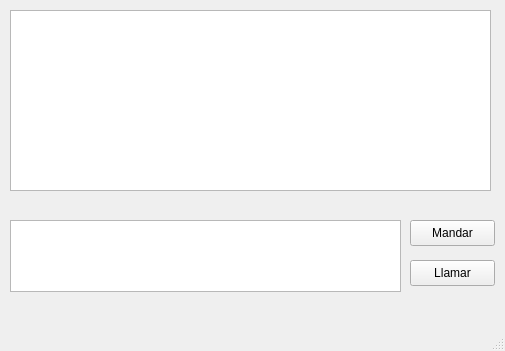
<?xml version="1.0" encoding="UTF-8"?>
<ui version="4.0">
 <class>Chat</class>
 <widget class="QMainWindow" name="Chat">
  <property name="geometry">
   <rect>
    <x>0</x>
    <y>0</y>
    <width>505</width>
    <height>351</height>
   </rect>
  </property>
  <property name="windowTitle">
   <string>Chat</string>
  </property>
  <widget class="QWidget" name="centralwidget">
   <widget class="QTextEdit" name="cajaChat">
    <property name="geometry">
     <rect>
      <x>10</x>
      <y>220</y>
      <width>391</width>
      <height>72</height>
     </rect>
    </property>
   </widget>
   <widget class="QPushButton" name="mandar">
    <property name="geometry">
     <rect>
      <x>410</x>
      <y>220</y>
      <width>85</width>
      <height>26</height>
     </rect>
    </property>
    <property name="text">
     <string>Mandar</string>
    </property>
   </widget>
   <widget class="QPlainTextEdit" name="chat">
    <property name="geometry">
     <rect>
      <x>10</x>
      <y>10</y>
      <width>481</width>
      <height>181</height>
     </rect>
    </property>
    <property name="styleSheet">
     <string notr="true">font: 10pt &quot;Sans Serif&quot;;</string>
    </property>
   </widget>
   <widget class="QPushButton" name="audio">
    <property name="geometry">
     <rect>
      <x>410</x>
      <y>260</y>
      <width>85</width>
      <height>26</height>
     </rect>
    </property>
    <property name="text">
     <string>Llamar</string>
    </property>
   </widget>
  </widget>
  <widget class="QMenuBar" name="menubar">
   <property name="geometry">
    <rect>
     <x>0</x>
     <y>0</y>
     <width>505</width>
     <height>21</height>
    </rect>
   </property>
  </widget>
  <widget class="QStatusBar" name="statusbar"/>
 </widget>
 <resources/>
 <connections/>
</ui>
